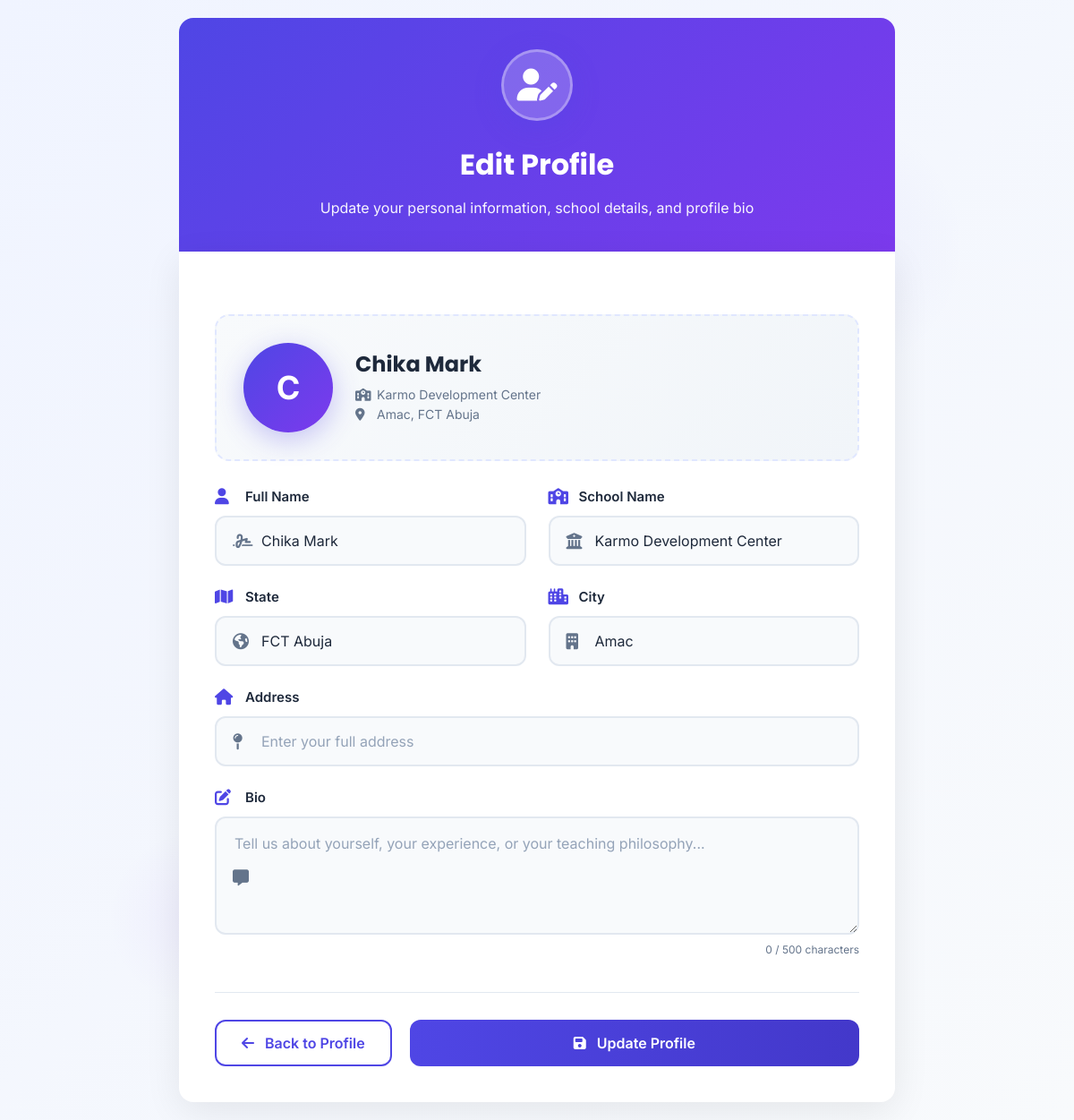
/profile/edit/ (signed in), run on the app's committed database.
### users/models.py (models this page shows)
class Profile(models.Model):
  id = models.UUIDField(primary_key=True, default=uuid.uuid4, editable=False)
  user = models.ForeignKey("User", on_delete=models.CASCADE)
  name = models.CharField(max_length=230)
  name_of_School = models.CharField(max_length=230, default="Karmo Development Center")
  state = models.CharField(max_length=230, default="FCT Abuja")
  city = models.CharField(max_length=230, default="Amac")
  address = models.CharField(max_length=230)
  bio = models.TextField()
  role = models.CharField(max_length=230, null=True, blank=True)
  date_added = models.DateField(auto_now=True)

### users/views.py (the view, shortened to what this page needs)
# urls.py: path("profile/edit/", views.edit_profile, name="edit_profile"),
@login_required
def edit_profile(request):
  profile = models.Profile.objects.get(user=request.user)
  return render(request, "edit_profile.html", {"profile": profile})

### templates/edit_profile.html (shortened to what this page needs)
{% load static %}
<!DOCTYPE html>
<html lang="en">
  <head>
    <link
      rel="stylesheet"
      href="https://cdnjs.cloudflare.com/ajax/libs/font-awesome/6.4.0/css/all.min.css"
    />
  </head>
  <body>
    <div class="bg-decoration bg-1"></div>
    <div class="container">
      <div class="header-card">
        <div class="header-icon">
          <i class="fas fa-user-edit"></i>
        </div>
        <h1>Edit Profile</h1>
        <p class="subtitle">
          Update your personal information, school details, and profile bio
        </p>
      </div>
      <div class="profile-card">
        <div class="profile-preview">
          <div class="preview-avatar" id="avatarPreview">
          </div>
          <div class="preview-info">
            <h3 id="namePreview">{{ profile.name|default:"Your Name" }}</h3>
            <p>
              <i class="fas fa-school"></i>
              <span id="schoolPreview"
                >{{ profile.name_of_School|default:"School Name" }}</span
              >
            </p>
            <p>
              <i class="fas fa-map-marker-alt"></i>
              <span id="locationPreview"
                >{{ profile.city|default:"City" }}, {{
                profile.state|default:"State" }}</span
              >
            </p>
          </div>
        </div>
        <form method="POST" id="profileForm">
          <div class="form-grid">
            <div class="form-group">
              <label class="form-label">
                <i class="fas fa-user"></i>
                Full Name
              </label>
              <div class="input-wrapper">
                <input
                  type="text"
                  id="name"
                  name="name"
                  class="form-input"
                  value="{{ profile.name|default:'' }}"
                  placeholder="Enter your full name"
                  required
                  autocomplete="name"
                />
                <div class="input-icon">
                  <i class="fas fa-signature"></i>
                </div>
              </div>
            </div>
            <div class="form-group">
              <label class="form-label">
                <i class="fas fa-school"></i>
                School Name
              </label>
              <div class="input-wrapper">
                <input
                  type="text"
                  id="name_of_School"
                  name="name_of_School"
                  class="form-input"
                  value="{{ profile.name_of_School|default:'' }}"
                  placeholder="Enter your school name"
                  required
                  autocomplete="organization"
                />
                <div class="input-icon">
                  <i class="fas fa-university"></i>
                </div>
              </div>
            </div>
            <div class="form-group">
              <label class="form-label">
                <i class="fas fa-map"></i>
                State
              </label>
              <div class="input-wrapper">
                <input
                  type="text"
                  id="state"
                  name="state"
                  class="form-input"
                  value="{{ profile.state|default:'' }}"
                  placeholder="Enter your state"
                  required
                  autocomplete="region"
                />
                <div class="input-icon">
                  <i class="fas fa-globe-americas"></i>
                </div>
              </div>
            </div>
            <div class="form-group">
              <label class="form-label">
                <i class="fas fa-city"></i>
                City
              </label>
              <div class="input-wrapper">
                <input
                  type="text"
                  id="city"
                  name="city"
                  class="form-input"
                  value="{{ profile.city|default:'' }}"
                  placeholder="Enter your city"
                  required
                  autocomplete="address-level2"
                />
                <div class="input-icon">
                  <i class="fas fa-building"></i>
                </div>
              </div>
            </div>
            <div class="form-group full-width">
              <label class="form-label">
                <i class="fas fa-home"></i>
                Address
              </label>
              <div class="input-wrapper">
                <input
                  type="text"
                  id="address"
                  name="address"
                  class="form-input"
                  value="{{ profile.address|default:'' }}"
                  placeholder="Enter your full address"
                  required
                  autocomplete="street-address"
                />
                <div class="input-icon">
                  <i class="fas fa-map-pin"></i>
                </div>
              </div>
            </div>
            <div class="form-group full-width">
              <label class="form-label">
                <i class="fas fa-edit"></i>
                Bio
              </label>
              <div class="input-wrapper">
                <textarea
                  id="bio"
                  name="bio"
                  class="form-textarea"
                  placeholder="Tell us about yourself, your experience, or your teaching philosophy..."
                  rows="4"
                >
{{ profile.bio|default:'' }}</textarea
                >
                <div class="input-icon">
                  <i class="fas fa-comment-alt"></i>
                </div>
              </div>
              <div class="char-counter">
                <span id="charCount">0</span> / 500 characters
              </div>
            </div>
          </div>
          <div class="action-buttons">
            <a href="{% url 'profile' %}" class="btn btn-secondary">
              <i class="fas fa-arrow-left"></i>
              Back to Profile
            </a>
            <button type="submit" class="btn btn-primary" id="submitBtn">
              <i class="fas fa-save"></i>
              Update Profile
            </button>
          </div>
        </form>
      </div>
    </div>
  </body>
</html>

### data on the page
Profile: name "Chika Mark", name_of_School "Karmo Development Center", state "FCT Abuja", city "Amac"
